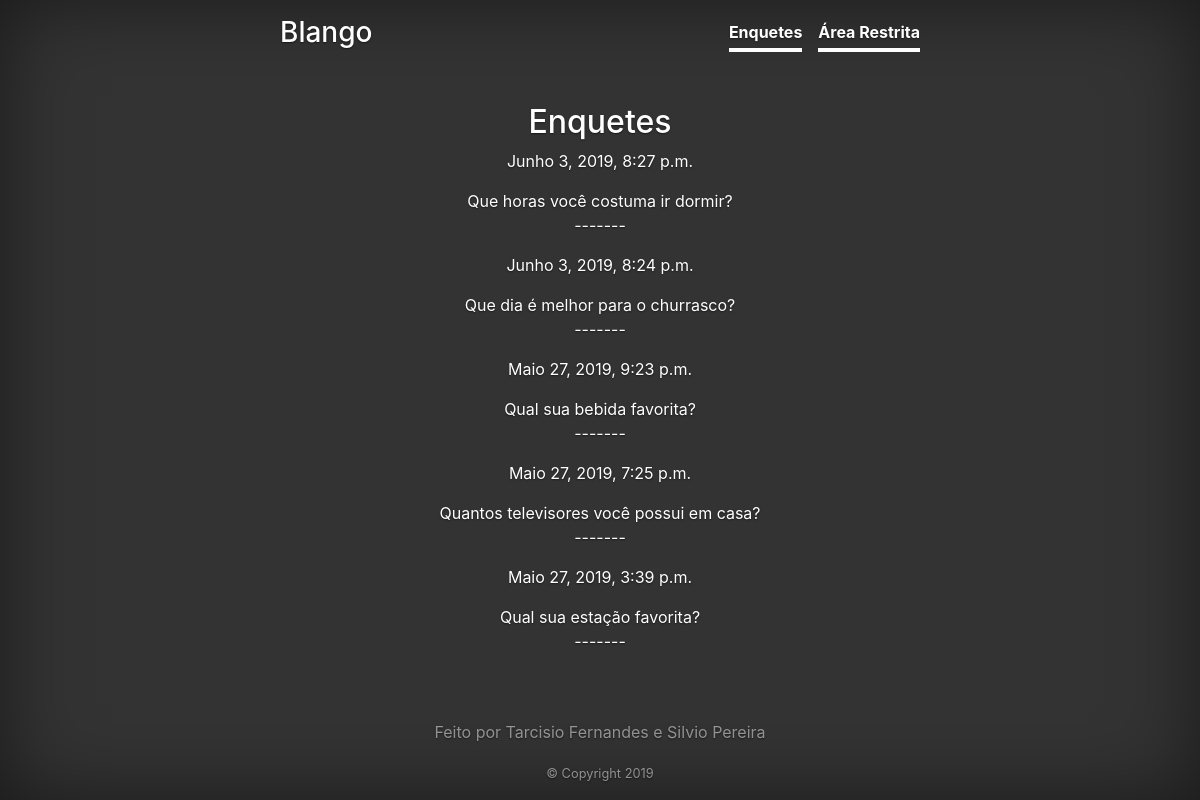
/polls/, run on an earlier commit of the app's database.
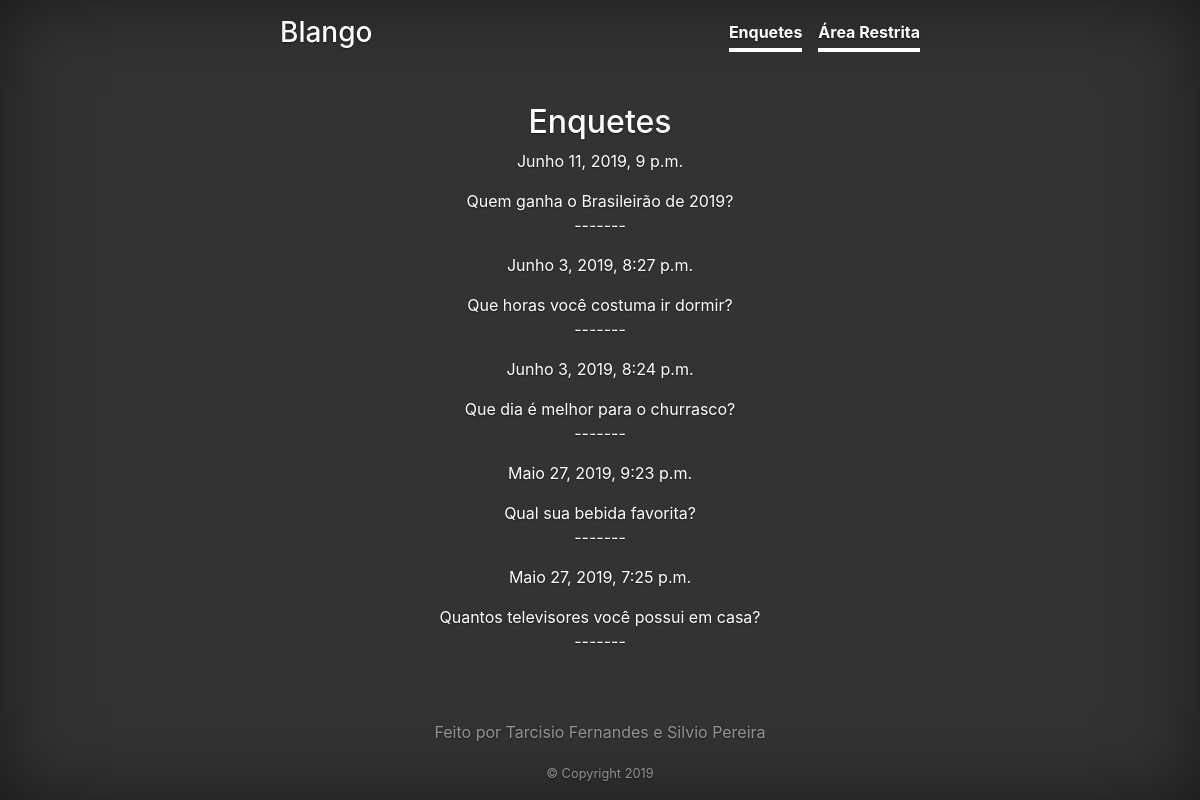
And on a later commit of the database.
### polls/models.py (models this page shows, shortened)
class Question(models.Model):
    question_text = models.CharField(max_length=200)
    pub_date = models.DateTimeField('data de publicação')
    def was_published_recently(self):
        now = timezone.now()
        return now - datetime.timedelta(days=1) <= self.pub_date <= now
    was_published_recently.admin_order_field = 'pub_date'
    was_published_recently.boolean = True
    was_published_recently.short_description = 'Publicado recentemente?'

### polls/views.py (the view)
# urls.py: path('', views.IndexView.as_view(), name='index'),
class IndexView(generic.ListView):
    template_name = 'polls/index.html'
    context_object_name = 'latest_question_list'
    def get_queryset(self):
        return Question.objects.filter(
            pub_date__lte=timezone.now()
        ).order_by('-pub_date')[:5]

### polls/templates/polls/index.html
{% extends 'polls/base.html' %}
{% block content %}
    <div>
        <h2>Enquetes</h2>
        {% if latest_question_list %}
            {% for question in latest_question_list %}
                <div>
                    <p>{{ question.pub_date }}</p>
                    <a href="{% url 'polls:detail' question.id %}">{{ question.question_text }}</a>
                    <p>-------</p>
                </div>
            {% endfor %}
        {% else %}
            <p>Sem pesquisas disponíveis.</p>
        {% endif %}
    </div>
{% endblock %}

### polls/templates/polls/base.html (shortened to what this page needs)
{% load static %}
<!DOCTYPE html>
<html lang="en">
  <head>
    <link rel="stylesheet" href="https://maxcdn.bootstrapcdn.com/bootstrap/4.0.0/css/bootstrap.min.css"/>
    <link rel="stylesheet" href="{% static 'css/cover.css' %}" />
    <link rel="stylesheet" href="{% static 'css/style.css' %}" />
  </head>
  <body class="text-center">
    <div class="cover-container d-flex w-100 h-100 p-3 mx-auto flex-column">
      <header class="masthead mb-auto">
        <div class="inner">
          <a href="{% url 'polls:index' %}"><h3 class="masthead-brand">Blango</h3></a>
          <nav class="nav nav-masthead justify-content-center">
            <a class="nav-link active" href="{% url 'polls:index' %}">Enquetes</a>
            <a class="nav-link active" target="_blank" href="http://127.0.0.1:8000/admin/login/?next=/admin/">Área Restrita</a>
          </nav>
        </div>
      </header>
      <main role="main" class="inner cover">
        <div class="inner cover">{% block content %} {% endblock %}</div>
      </main>
      <footer class="mastfoot mt-auto">
        <div class="inner">
          <p>Feito por Tarcisio Fernandes e Silvio Pereira</p>
          <small>&copy; Copyright 2019</small>
        </div>
      </footer>
    </div>
  </body>
</html>

### polls/static/css/cover.css (style rules this page uses)
a, a:focus, a:hover { color: #fff; }
html, body { height: 100%; background-color: #333; }
body { display: -ms-flexbox; display: flex; color: #fff; text-shadow: 0 .05rem .1rem rgba(0, 0, 0, .5); box-shadow: inset 0 0 5rem rgba(0, 0, 0, .5); }
.cover-container { max-width: 42em; }
.masthead { margin-bottom: 2rem; }
.masthead-brand { margin-bottom: 0; }
.nav-masthead .nav-link { padding: .25rem 0; font-weight: 700; color: rgba(255, 255, 255, .5); background-color: transparent; border-bottom: .25rem solid transparent; }
.nav-masthead .nav-link + .nav-link { margin-left: 1rem; }
.nav-masthead .active { color: #fff; border-bottom-color: #fff; }
@media (min-width: 48em) { .masthead-brand { float: left; } }
@media (min-width: 48em) { .nav-masthead { float: right; } }
.cover { padding: 0 1.5rem; }
.mastfoot { color: rgba(255, 255, 255, .5); }

What changed in the data, as far as the page shows it:
no longer on this page (row unchanged): Question: pub_date "Maio 27, 2019, 3:39 p.m.", question_text "Qual sua estação favorita?"
added Question: pub_date "Junho 11, 2019, 9 p.m.", question_text "Quem ganha o Brasileirão de 2019?"
